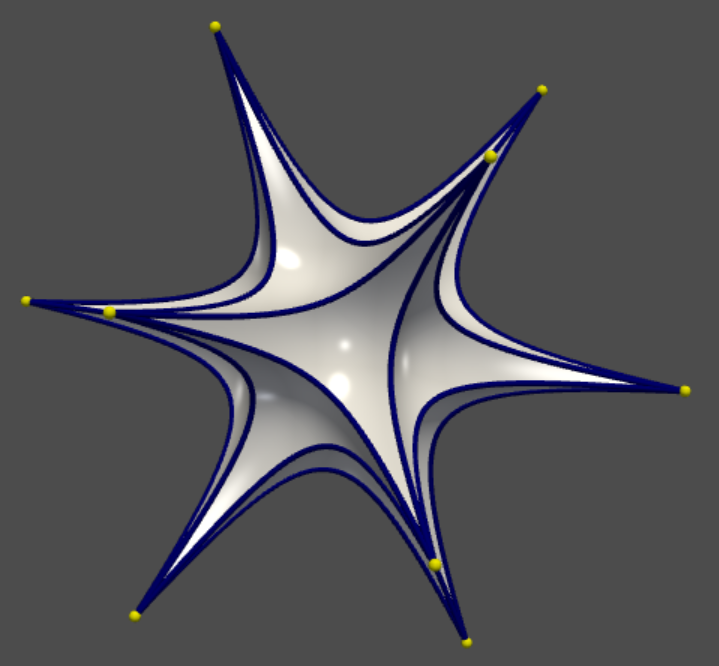

Generate this figure with Python:
# -*- coding: utf-8 -*-
import pyvista as pv
from hyperbolic3d.gyro import gyrotube, gyrotriangle

vertices = [
    [0, 0.618033988749895, 1],
    [0, 0.618033988749895, -1],
    [0, -0.618033988749895, 1],
    [0, -0.618033988749895, -1],
    [0.618033988749895, 1, 0],
    [0.618033988749895, -1, 0],
    [-0.618033988749895, 1, 0],
    [-0.618033988749895, -1, 0],
    [1, 0, 0.618033988749895],
    [-1, 0, 0.618033988749895],
    [1, 0, -0.618033988749895],
    [-1, 0, -0.618033988749895]
]

edges = [
    [0, 2],
    [0, 4],
    [0, 6],
    [0, 8],
    [0, 9],
    [1, 3],
    [1, 4],
    [1, 6],
    [1, 10],
    [1, 11],
    [2, 5],
    [2, 7],
    [2, 8],
    [2, 9],
    [3, 5],
    [3, 7],
    [3, 10],
    [3, 11],
    [4, 6],
    [4, 8],
    [4, 10],
    [5, 7],
    [5, 8],
    [5, 10],
    [6, 9],
    [6, 11],
    [7, 9],
    [7, 11],
    [8, 10],
    [9, 11]
]

faces = [
    [0, 2, 8],
    [0, 8, 4],
    [0, 4, 6],
    [0, 6, 9],
    [0, 9, 2],
    [3, 11, 1],
    [3, 1, 10],
    [3, 10, 5],
    [3, 5, 7],
    [3, 7, 11],
    [8, 2, 5],
    [4, 8, 10],
    [6, 4, 1],
    [9, 6, 11],
    [2, 9, 7],
    [1, 11, 6],
    [10, 1, 4],
    [5, 10, 8],
    [7, 5, 2],
    [11, 7, 9]
]

s     = 0.3
r     = 0.01
depth = 5

pl = pv.Plotter()
for vertex in vertices:
    V = pv.Sphere(2 * r, center=vertex)
    pl.add_mesh(V, smooth_shading=True, color="yellow")
for edge in edges:
    A = vertices[edge[0]]
    B = vertices[edge[1]]
    AB = gyrotube(A, B, s, r)
    pl.add_mesh(AB, smooth_shading=True, color="navy")
for face in faces:
    A = vertices[face[0]]
    B = vertices[face[1]]
    C = vertices[face[2]]
    tmesh = gyrotriangle(A, B, C, s, depth)
    pl.add_mesh(tmesh, smooth_shading=True, specular=5)
pl.show()
